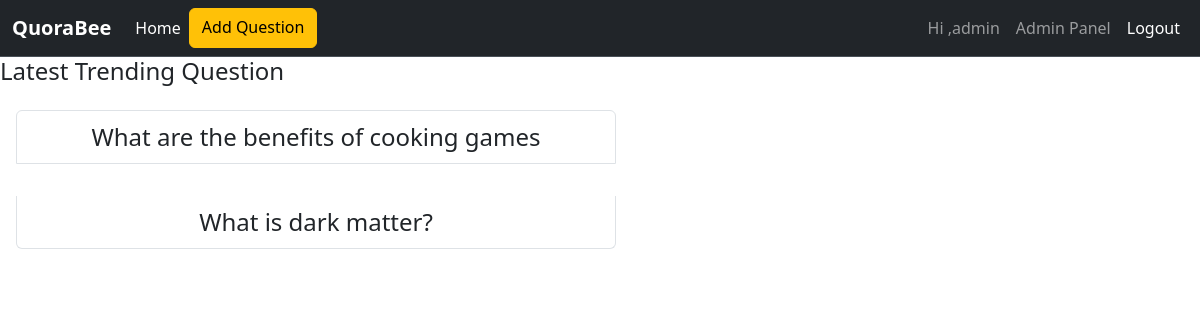
The app's page / (signed in) with its own data.
### core/models.py (models this page shows)
class Question(models.Model):
    question = models.CharField(max_length=255,verbose_name='Add Question', blank=False,null=True,help_text='Start your question with Why, What, How etc.')
    created_on = models.DateTimeField(auto_now_add=True)
    author = models.ForeignKey(User, on_delete=models.CASCADE)
    uquest_id = models.CharField(verbose_name='Unique ID',max_length=25,default=uuid.uuid4().hex[:12], editable=False, null=True , blank=False)
    class Meta:
        ordering = ('-created_on',)
    def get_absolute_url(self):
       return reverse('question_detail',args=[self.id])

### core/views.py (the view)
# urls.py: path("", views.home,name="home"),
def home(request):
    quest_list = Question.objects.all()[:15]
    context = {'quest_list':quest_list}
    return render(request, 'home.html', context)

### core/templates/home.html
{% extends 'base.html' %}
{% block content %}
<div class="">
    <div class="">
        <h4>Latest Trending Question</h4>
        <ul class="list-group">
            {% for quest_list in quest_list  %}
            <li class="list-group-item m-3 text-wrap w-50 text-center">
                <a class="nav-link"href="{{ quest_list.get_absolute_url }}">
                    <div class=" fs-4 text-semibold">
                        {{quest_list.question}}
                    </div>
                </a>
            </li>
            {% endfor %}
        </ul>
    </div>
</div>
{% endblock content %}

### templates/base.html (shortened to what this page needs)
<!doctype html>
<html lang="en">
  <head>
    <link href="https://cdn.jsdelivr.net/npm/bootstrap@5.3.0/dist/css/bootstrap.min.css" rel="stylesheet">
  </head>
  <body>
    <nav class="navbar  navbar-expand-lg bg-dark border-bottom border-bottom-dark" data-bs-theme="dark">
      <div class="container-fluid">
        <a class="navbar-brand fw-bold " href="#">QuoraBee</a>
        <div class="collapse navbar-collapse" id="navbarNavAltMarkup">
          <div class="navbar-nav">
            <a class="nav-link active" aria-current="page" href="{% url 'home' %}">Home</a>
            <a class="btn btn-warning text-wrap" href="{% url 'add_question' %}">Add Question</a>
          </div>
          <div class="navbar-nav ms-auto">
            {% if request.user.is_authenticated %}
            <a class="nav-link overflow-hidden" href="#">Hi ,{{ request.user.username }}</a>
            {% if request.user.is_superuser %}
            <a class="nav-link " href="{% url 'admin:index' %}">Admin Panel</a>
             {% endif %}
            <a class="nav-link text-white" href="{% url 'account:logout' %}">Logout</a>
            {% else %}
            <a class=" btn btn-secondary" href="{% url 'account:signup' %}">Sign Up</a>
            <a class="nav-link" href="{% url 'account:login' %}">Login</a>
            {% endif %}
          </div>
        </div>
      </div>
    </nav>
    {% block content %}
    {% endblock content %}
  </body>
</html>

### records on screen
Question: question "What are the benefits of cooking games"
Question: question "What is dark matter?"

### other values on screen
{{ request.user.username }} "admin"
